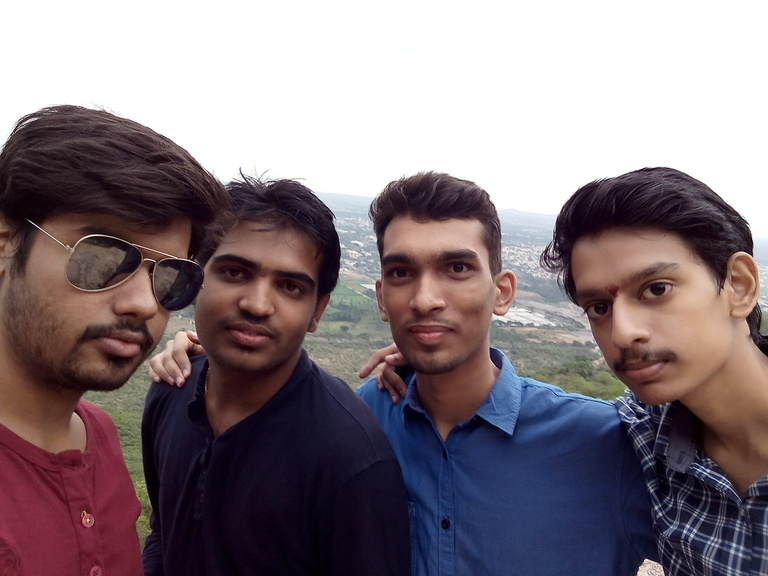
#> input picture images/face.jpg, 768 x 576 px
$ python colordetect.py --image images/face.jpg
#> lines starting #> are read from the running program, lines starting #| are printed output that depends on the picture; after the words box and inside, x2 and y2 are one past the last pixel; in counts of white or black regions, pixels touching at a corner belong together
# import the necessary packages
import numpy as np
import argparse
import cv2

# construct the argument parse and parse the arguments
ap = argparse.ArgumentParser()
ap.add_argument("-i", "--image", help = "path to the image")
args = vars(ap.parse_args())

# load the image
image = cv2.imread(args["image"])
#> image is the input picture: shape (576, 768, 3); mean B, G, R 126.2, 120.3, 133.1

# define the list of boundaries
boundaries = [
	([17, 15, 100], [50, 56, 200]),
]

# loop over the boundaries
for (lower, upper) in boundaries:
	# create NumPy arrays from the boundaries
	lower = np.array(lower, dtype = "uint8")
	upper = np.array(upper, dtype = "uint8")

	# find the colors within the specified boundaries and apply
	# the mask
	mask = cv2.inRange(image, lower, upper)
	output = cv2.bitwise_and(image, image, mask = mask)

	# show the images
	cv2.imshow("images", np.hstack([image, output]))
#> this loop made 1 pass
#> pass 1, `mask = cv2.inRange(image, lower, upper)`:
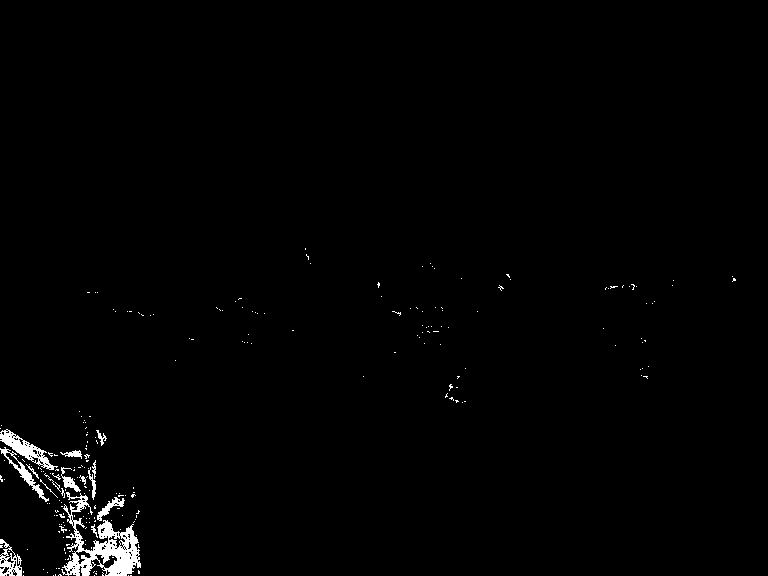
#> mask: shape (576, 768); 1.2% white; 239 white regions (223 under 20 px), largest, box (x1, y1, x2, y2) and area: (61, 492, 141, 576) 2485, (0, 429, 58, 470) 678, (0, 447, 49, 502) 379
#> pass 1, `output = cv2.bitwise_and(image, image, mask = mask)`:
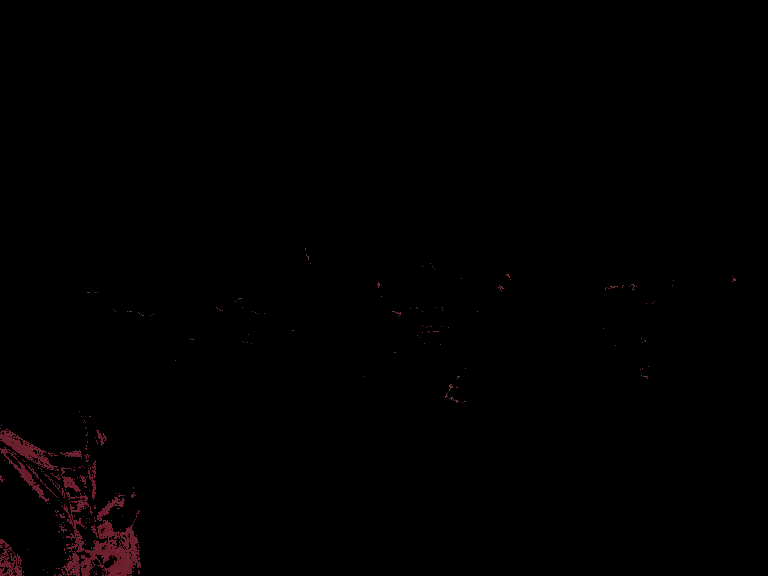
#> output: shape (576, 768, 3); mean B, G, R 0.6, 0.4, 1.3
#> pass 1, `cv2.imshow("images", np.hstack([image, output]))`:
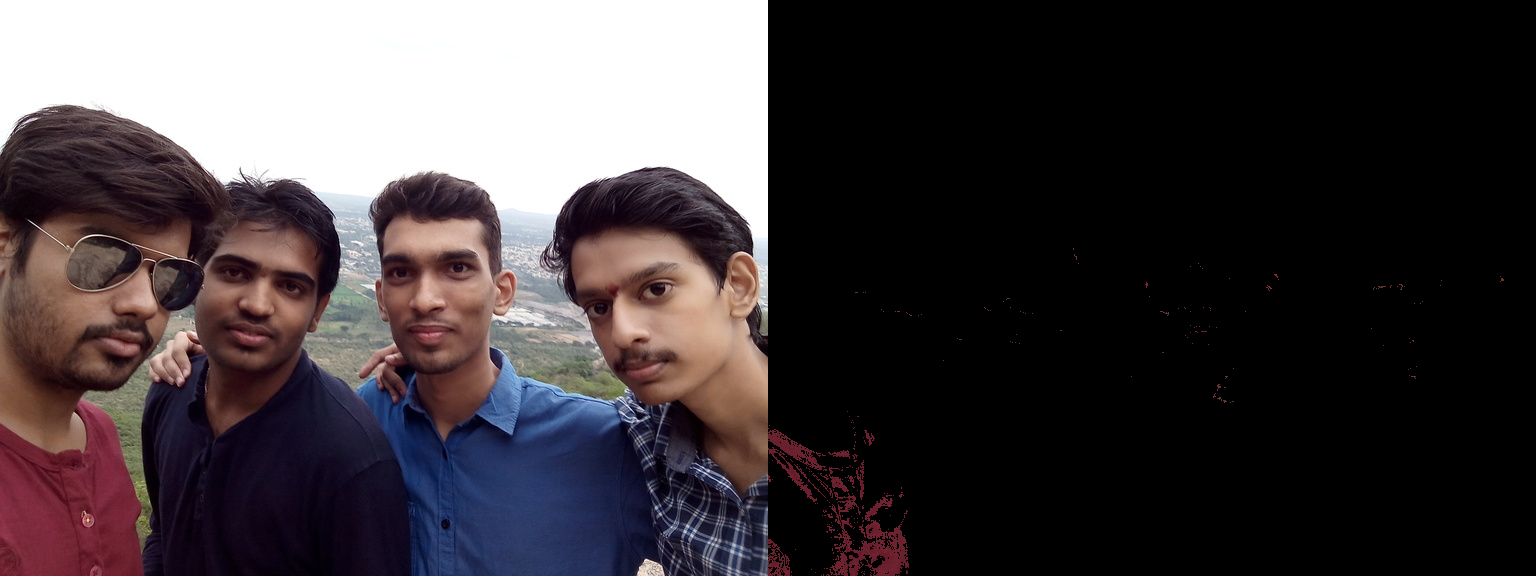
#> window 'images': shape (576, 1536, 3); mean B, G, R 63.4, 60.3, 67.2

cv2.waitKey(0)
cv2.destroyAllWindows()
